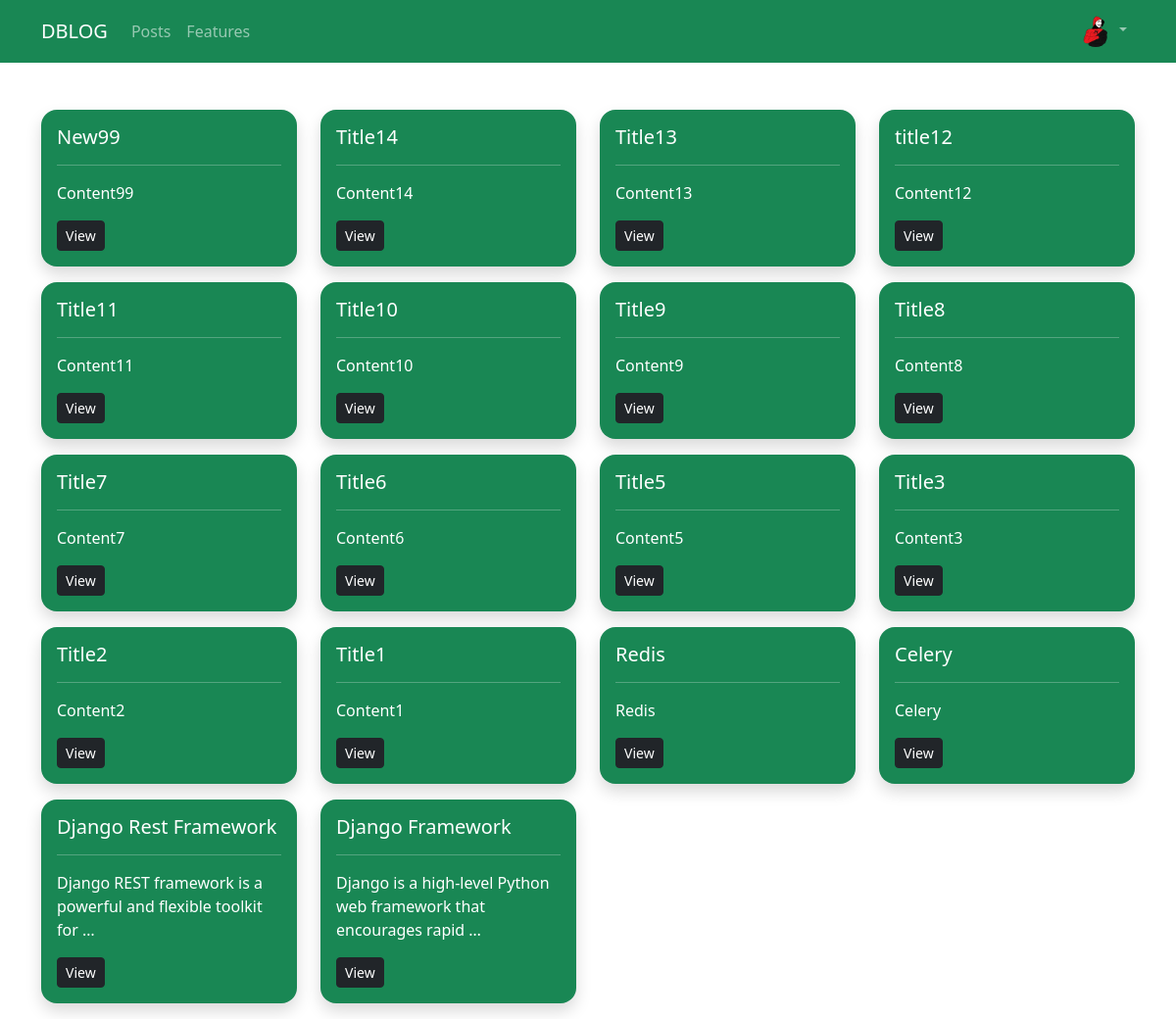
The page /posts/ (signed in) on the database its author committed.
### Users/models.py (models this page shows, shortened)
class Profile(models.Model):
    user = models.OneToOneField(User, on_delete=models.CASCADE, primary_key=True)
    image = models.ImageField(
        default='user/profile/default.png',
        upload_to='user/profile/images/'
    )

### Blog/models.py (models this page shows, shortened)
class Post(models.Model):
    title = models.CharField(max_length=100, unique=True)
    slug = models.SlugField(max_length=256, unique=True)
    content = models.TextField()
    author = models.ForeignKey(User, on_delete=models.CASCADE)
    date_created = models.DateTimeField(auto_now_add=True)
    date_modified = models.DateTimeField(auto_now=True)
    def get_absolute_url(self):
        return reverse('blog_post', kwargs={'post_slug': self.slug})
    class Meta:
        verbose_name = 'Post'
        verbose_name_plural = 'Posts'
        ordering = ['-date_created']

### Blog/views.py (the view)
# urls.py: path('posts/', PostsView.as_view(), name='blog_posts'),
class PostsView(View):
    template_name = 'blog/posts.html'
    context = {'title': 'Posts'}
    def get(self, request, *args, **kwargs):
        self.context['posts'] = Post.objects.all()
        return render(request=request, template_name=self.template_name, context=self.context)

### Blog/templates/blog/posts.html (shortened to what this page needs)
{% extends 'blog/base.html' %}
{% block content %}
{% if posts %}
<div class="row">
    {% for post in posts %}
    <div class="col-md-3">
        <div class="container p-3 bg-success text-white rounded-4 shadow mb-3">
            <h5>{{ post.title }}</h5>
            <hr>
            <p>{{ post.content|truncatewords:10 }}</p>
            <a class="btn btn-dark btn-sm" href="{{ post.get_absolute_url }}">View</a>
        </div>
    </div>
    {% endfor %}
</div>
{% endif %}
{% endblock content %}

### Blog/templates/blog/base.html (shortened to what this page needs)
<!doctype html>
<html lang="en">
<head>
    {% load static %}
    <link rel="stylesheet" href="{% static 'blog/css/bootstrap.min.css' %}">
</head>
<body>
{% include 'blog/includes/navbar.html' %}
<div class="container mt-5">
    {% block content %}{% endblock content %}
</div>
</body>
</html>

### Blog/templates/blog/includes/navbar.html (shortened to what this page needs)
<nav class="navbar navbar-expand-lg bg-success" data-bs-theme="dark">
  <div class="container">
    <a class="navbar-brand" href="{% url 'blog_home' %}">DBLOG</a>
    <div class="collapse navbar-collapse" id="navbarNavDropdown">
      <ul class="navbar-nav">
        <li class="nav-item">
          <a class="nav-link" href="{% url 'blog_posts' %}">Posts</a>
        </li>
        <li class="nav-item">
          <a class="nav-link" href="#">Features</a>
        </li>
      </ul>
      <ul class="navbar-nav ms-auto">
        {% if user.is_authenticated %}
        <li class="nav-item dropdown">
          <a class="nav-link dropdown-toggle" href="#" role="button" data-bs-toggle="dropdown" aria-expanded="false">
            <img src="{{ user.profile.image.url }}" alt="Account" width="32" height="32" class="rounded-circle">
          </a>
        </li>
        {% endif %}
      </ul>
    </div>
  </div>
</nav>

### rows shown on the page
Post: title "New99", content "Content99"
Post: title "Title14", content "Content14"
Post: title "Title13", content "Content13"
Post: title "title12", content "Content12"
Post: title "Title11", content "Content11"
Post: title "Title10", content "Content10"
Post: title "Title9", content "Content9"
Post: title "Title8", content "Content8"
Post: title "Title7", content "Content7"
Post: title "Title6", content "Content6"
Post: title "Title5", content "Content5"
Post: title "Title3", content "Content3"
Post: title "Title2", content "Content2"
Post: title "Title1", content "Content1"
Post: title "Redis", content "Redis"
Post: title "Celery", content "Celery"
Post: title "Django Rest Framework", content "Django REST framework is a powerful and flexible toolkit for …"
Post: title "Django Framework", content "Django is a high-level Python web framework that encourages rapid …"
